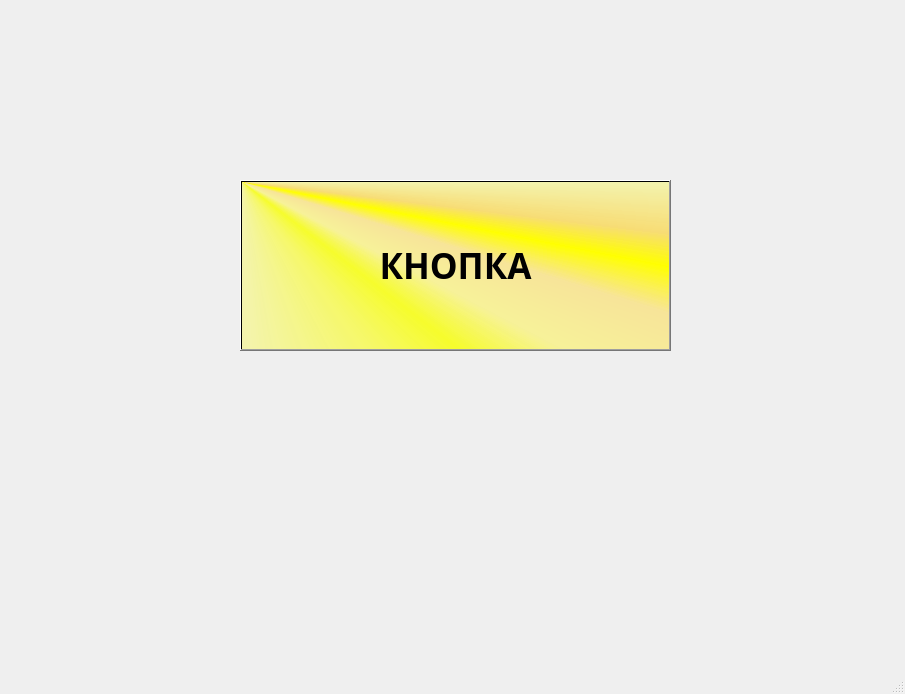
<?xml version="1.0" encoding="UTF-8"?>
<ui version="4.0">
 <class>MainWindow</class>
 <widget class="QMainWindow" name="MainWindow">
  <property name="geometry">
   <rect>
    <x>0</x>
    <y>0</y>
    <width>905</width>
    <height>694</height>
   </rect>
  </property>
  <property name="windowTitle">
   <string>MainWindow</string>
  </property>
  <widget class="QWidget" name="centralwidget">
   <widget class="QPushButton" name="pushButton">
    <property name="geometry">
     <rect>
      <x>240</x>
      <y>180</y>
      <width>431</width>
      <height>171</height>
     </rect>
    </property>
    <property name="font">
     <font>
      <family>Montserrat Black</family>
      <pointsize>26</pointsize>
      <weight>75</weight>
      <bold>true</bold>
     </font>
    </property>
    <property name="styleSheet">
     <string notr="true">background-color: qconicalgradient(cx:0, cy:0, angle:135, stop:0 rgba(255, 255, 0, 69), stop:0.375 rgba(255, 255, 0, 69), stop:0.423533 rgba(251, 255, 0, 145), stop:0.45 rgba(247, 255, 0, 208), stop:0.477581 rgba(255, 244, 71, 130), stop:0.518717 rgba(255, 218, 71, 130), stop:0.55 rgba(255, 255, 0, 255), stop:0.57754 rgba(255, 203, 0, 130), stop:0.625 rgba(255, 255, 0, 69), stop:1 rgba(255, 255, 0, 69));</string>
    </property>
    <property name="text">
     <string>КНОПКА</string>
    </property>
   </widget>
  </widget>
  <widget class="QMenuBar" name="menubar">
   <property name="geometry">
    <rect>
     <x>0</x>
     <y>0</y>
     <width>905</width>
     <height>26</height>
    </rect>
   </property>
  </widget>
  <widget class="QStatusBar" name="statusbar"/>
 </widget>
 <resources/>
 <connections/>
</ui>
